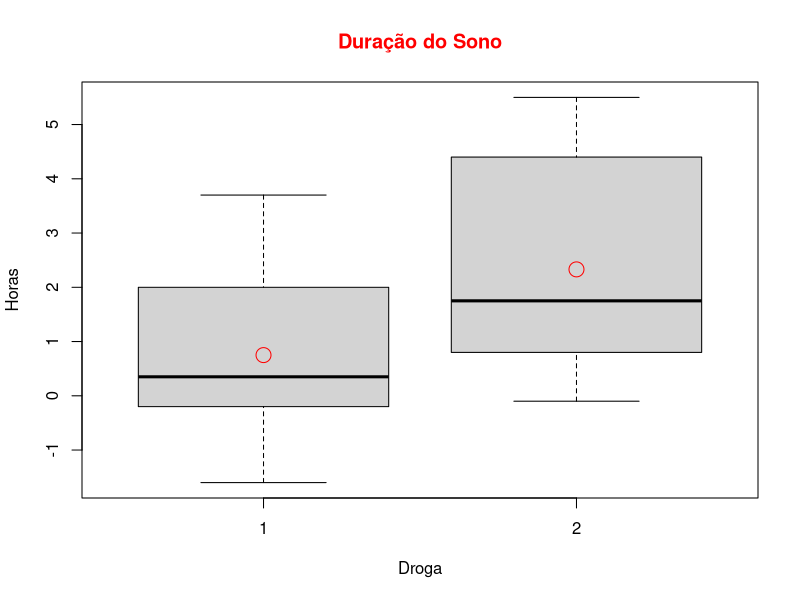
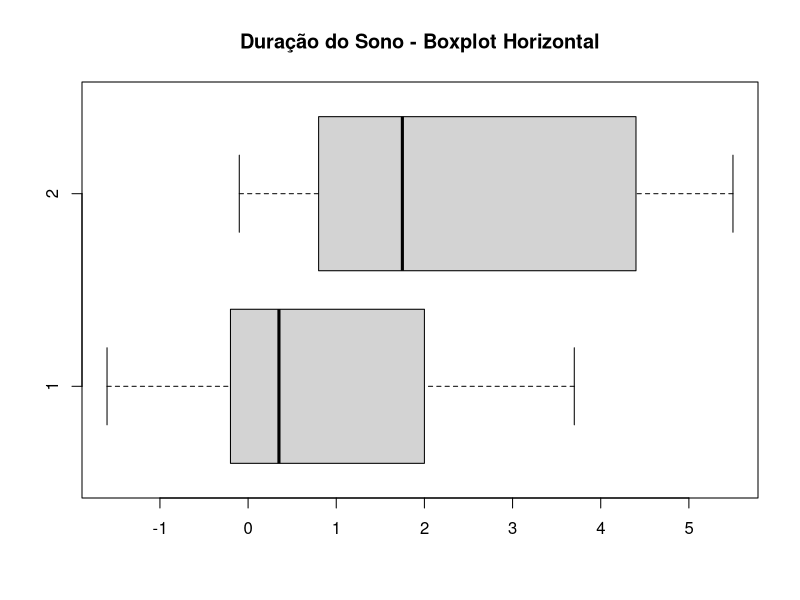
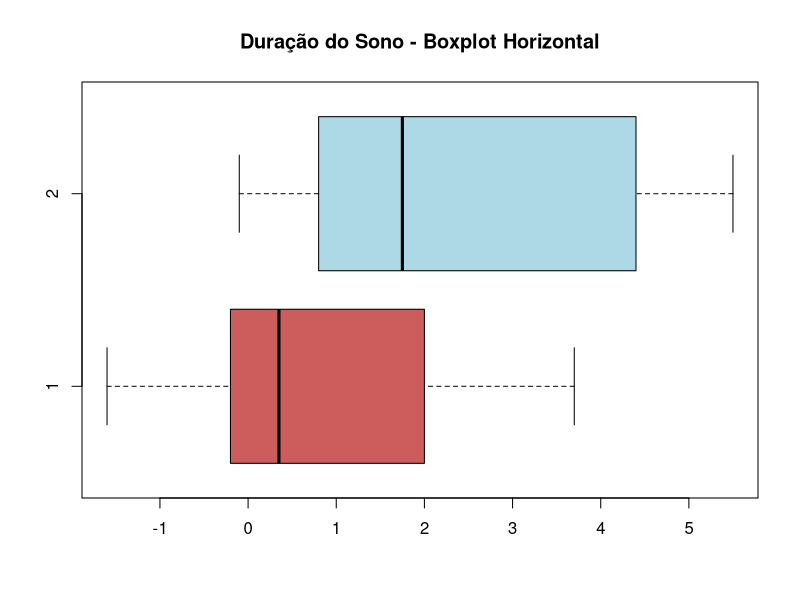

Write the R code that produced these figures, in order.
# Configurando o diretório de trabalho
username_dir = Sys.getenv("USERNAME")
setwd(paste("C:/Users/", username_dir, "/DSA-Data-Science/Big Data Analytics com R e Microsoft Azure Machine Learning/Cap04", sep = ""))
getwd()
windows(width = 15, height = 10)

# Vamos usar o dataset sleep
?sleep

attach(sleep) # permite usar as variáveis do dataset sem precisar referenciar o dataset
View(sleep)

# Cria o boxplot
sleep_boxplot <- boxplot(extra ~ group, data = sleep, main = "Duração do Sono",
                         col.main = "red", xlab = "Droga", ylab = "Horas")

# Calculando a média
media = by(extra, group, mean)
media

# Adiciona a média ao gráfico
points(media, col = "red", cex = 2)

# Boxplot na horizontal
horizontal_boxplot <- boxplot(extra ~ group, data = sleep, main = "Duração do Sono - Boxplot Horizontal",
                              xlab = "", ylab = "", horizontal = TRUE)

horizontal_boxplot <- boxplot(extra ~ group, data = sleep, main = "Duração do Sono - Boxplot Horizontal",
                              xlab = "", ylab = "", horizontal = TRUE, col = c("indianred", "lightblue"))
